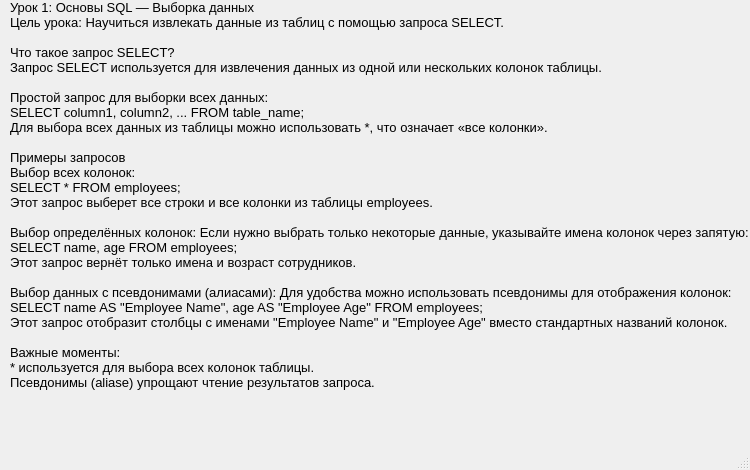
<?xml version="1.0" encoding="UTF-8"?>
<ui version="4.0">
 <class>lesson1</class>
 <widget class="QMainWindow" name="lesson1">
  <property name="geometry">
   <rect>
    <x>0</x>
    <y>0</y>
    <width>750</width>
    <height>470</height>
   </rect>
  </property>
  <property name="windowTitle">
   <string>MainWindow</string>
  </property>
  <widget class="QWidget" name="centralwidget">
   <widget class="QLabel" name="label">
    <property name="geometry">
     <rect>
      <x>10</x>
      <y>0</y>
      <width>750</width>
      <height>500</height>
     </rect>
    </property>
    <property name="font">
     <font>
      <pointsize>10</pointsize>
     </font>
    </property>
    <property name="text">
     <string>Урок 1: Основы SQL — Выборка данных
Цель урока: Научиться извлекать данные из таблиц с помощью запроса SELECT.

Что такое запрос SELECT?
Запрос SELECT используется для извлечения данных из одной или нескольких колонок таблицы.

Простой запрос для выборки всех данных:
SELECT column1, column2, ... FROM table_name;
Для выбора всех данных из таблицы можно использовать *, что означает «все колонки».

Примеры запросов
Выбор всех колонок:
SELECT * FROM employees;
Этот запрос выберет все строки и все колонки из таблицы employees.

Выбор определённых колонок: Если нужно выбрать только некоторые данные, указывайте имена колонок через запятую:
SELECT name, age FROM employees;
Этот запрос вернёт только имена и возраст сотрудников.

Выбор данных с псевдонимами (алиасами): Для удобства можно использовать псевдонимы для отображения колонок:
SELECT name AS &quot;Employee Name&quot;, age AS &quot;Employee Age&quot; FROM employees;
Этот запрос отобразит столбцы с именами &quot;Employee Name&quot; и &quot;Employee Age&quot; вместо стандартных названий колонок.

Важные моменты:
* используется для выбора всех колонок таблицы.
Псевдонимы (aliase) упрощают чтение результатов запроса.</string>
    </property>
    <property name="alignment">
     <set>Qt::AlignLeading|Qt::AlignLeft|Qt::AlignTop</set>
    </property>
   </widget>
  </widget>
  <widget class="QMenuBar" name="menubar">
   <property name="geometry">
    <rect>
     <x>0</x>
     <y>0</y>
     <width>750</width>
     <height>21</height>
    </rect>
   </property>
  </widget>
  <widget class="QStatusBar" name="statusbar"/>
 </widget>
 <resources/>
 <connections/>
</ui>
